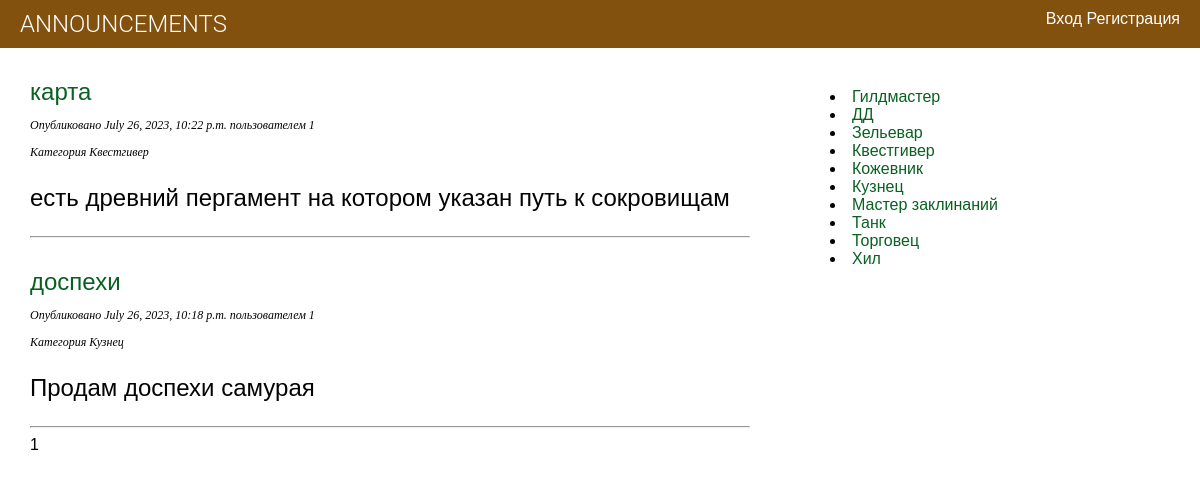
The page / on the database its author committed.
### board/models.py (models this page shows, shortened)
class Announcement(models.Model):
    title = models.CharField(max_length=250)
    author = models.ForeignKey(User, on_delete=models.CASCADE, related_name='person')
    text = models.TextField()
    image = models.ImageField(blank=True, upload_to='images/%Y/%m/%d/')
    url = models.URLField(blank=True)
    publish = models.DateTimeField(default=timezone.now)
    created = models.DateTimeField(auto_now_add=True)
    updated = models.DateTimeField(auto_now=True)
    category = models.ForeignKey('Category', on_delete=models.PROTECT, null=True, verbose_name='Категория',
                                 related_name='cats')
    class Meta:
        ordering = ['-publish']
        indexes = [models.Index(fields=['-publish'])]
    def get_absolute_url(self):
        return reverse('board:announcement_detail',
                       args=[str(self.id)])

class Category(models.Model):
    name = models.CharField(max_length=200)
    class Meta:
        ordering = ['name']
        indexes = [
            models.Index(fields=['name'])
        ]
        verbose_name = 'category'
        verbose_name_plural = 'categories'
    def __str__(self):
        return self.name
    def get_absolute_url(self):
        return reverse('board:category', args=[self.id])

### board/views.py (the view)
# urls.py: path('', PostList.as_view(), name='announcement_list'),
class PostList(ListView):
    model = Announcement
    template_name = 'announcement/list.html'
    context_object_name = 'announcements'
    paginate_by = 4
    def get_context_data(self, **kwargs):
        context = super().get_context_data(**kwargs)
        context['categories'] = Category.objects.all()
        return context

### templates/announcement/list.html (shortened to what this page needs)
{% extends "default.html" %}
{% block content %}
{% for announcement in announcements %}
    <h2>
      <a href="{{ announcement.get_absolute_url }}">
        {{ announcement.title }}
      </a>
     <p class="date">
    Опубликовано {{ announcement.publish }} пользователем {{ announcement.author }}</p>
    <p class="date">
    Категория {{ announcement.category }}
     </p>
        <p>
    {{ announcement.text|truncatewords:20 }}
            </p>
    </h2>
    <hr>
    {% endfor %}
   {{ page_obj.number }}
{% endblock %}

### templates/default.html (shortened to what this page needs)
{% load static %}
<!DOCTYPE html> <html>
<head>
<link href="{% static "style.css" %}" rel="stylesheet">
</head>
<body>
    <div id="header">
      <a href="{% url "board:announcement_list" %}" class="logo">Announcements</a>
      <ul class="menu">
{% if request.user.is_authenticated %}
    <a href="{% url 'board:ann_create' %}">Разместить объявление | </a>
    <a href="{% url 'board:comment_list' %}">Отклики на объявления | </a>
    <a href="{% url 'account_logout' %}">Выйти</a>
{% else %}
    <a href="{% url 'account_login' %}" >Вход</a>   <a href="{% url 'account_signup' %}" >Регистрация</a>
{% endif %}
      </ul>
    </div>
<div id="content">
    {% block content %}
    {% endblock %}
</div>
<div id="sidebar">
{% for c in categories %}
    <li>
<a href="{{ c.get_absolute_url }}">{{ c.name }}</a>
    </li>
{% endfor %}
</div>
</body>
</html>

### static/style.css (style rules this page uses)
body { margin:0; padding:0; font-family:helvetica, sans-serif; background-color: rgb(255, 255, 255); }
a { color: rgb(9, 96, 33); text-decoration:none; }
h2 { font-weight:normal; margin:30px 0 0; }
#content { float:left; width:60%; padding:0 0 0 30px; }
#sidebar { float:right; width:30%; padding:10px; background: #ffffff; height:100%; margin-top: 30px; }
p { color: #030303; }
p.date { color: #030303; font-family: georgia, serif; font-size: 12px; font-style: italic; }
#header { background: #83510e; overflow:auto; padding:10px 20px; }
#header .logo { text-decoration:none; font-family:'Roboto', sans-serif; font-weight:300; text-transform:uppercase; font-size:24px; color:#fff; float:left; }
#header a { color:#fff; }
#header .menu { list-style:none; float:right; margin:0; padding:0; }

### rows shown on the page
Announcement: title "карта", publish "July 26, 2023, 10:22 p.m.", author "1", category "Квестгивер", text "есть древний пергамент на котором указан путь к сокровищам"
Announcement: title "доспехи", publish "July 26, 2023, 10:18 p.m.", author "1", category "Кузнец", text "Продам доспехи самурая"
Category: name "Гилдмастер"
Category: name "ДД"
Category: name "Зельевар"
Category: name "Квестгивер"
Category: name "Кожевник"
Category: name "Кузнец"
Category: name "Мастер заклинаний"
Category: name "Танк"
Category: name "Торговец"
Category: name "Хил"

### other values the page prints
{{ page_obj.number }} "1"
